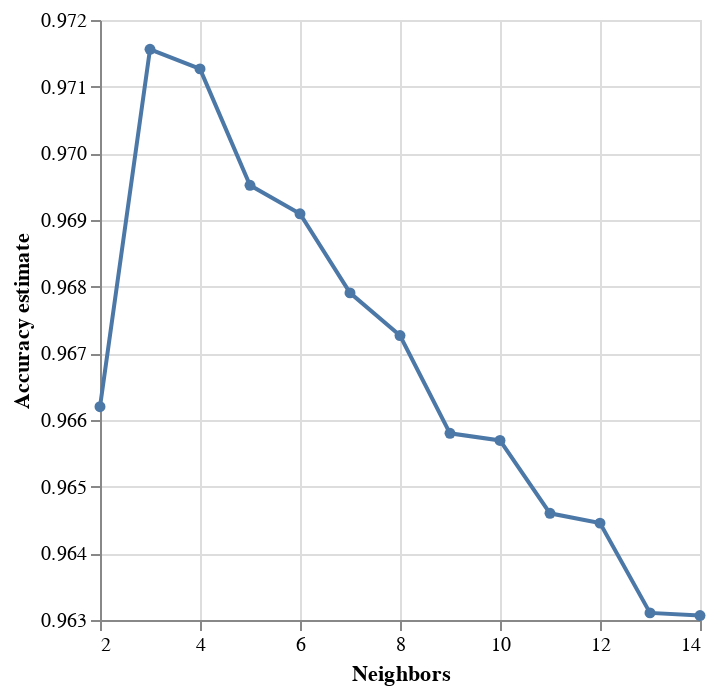

This figure's notebook cell:
### Code cell
accuracy_plot = alt.Chart(star_accuracy).mark_line(point=True).encode(
    x=alt.X("param_kneighborsclassifier__n_neighbors").title("Neighbors").scale(zero=False),
    y=alt.Y("mean_test_score").title("Accuracy estimate").scale(zero=False)
)
accuracy_plot

### Figure 1 — Vega-Lite specification as saved in the notebook (floating-point values rounded to 4 significant figures)
{"config": {"view": {"continuousWidth": 300, "continuousHeight": 300}}, "data": {"name": "data-2d4951b8385d455b7cc0d962ccdc070a"}, "mark": {"type": "line", "point": true}, "encoding": {"x": {"field": "param_kneighborsclassifier__n_neighbors", "scale": {"zero": false}, "title": "Neighbors", "type": "quantitative"}, "y": {"field": "mean_test_score", "scale": {"zero": false}, "title": "Accuracy estimate", "type": "quantitative"}}, "$schema": "https://vega.github.io/schema/vega-lite/v5.8.0.json", "datasets": {"data-2d4951b8385d455b7cc0d962ccdc070a": [{"mean_fit_time": 0.1047, "std_fit_time": 0.001732, "mean_score_time": 0.6644, "std_score_time": 0.008694, "param_kneighborsclassifier__n_neighbors": 2, "params": {"kneighborsclassifier__n_neighbors": 2}, "split0_test_score": 0.9659, "split1_test_score": 0.9657, "split2_test_score": 0.9663, "split3_test_score": 0.966, "split4_test_score": 0.9671, "mean_test_score": 0.9662, "std_test_score": 0.0004989, "rank_test_score": 7, "split0_train_score": 0.9872, "split1_train_score": 0.9875, "split2_train_score": 0.987, "split3_train_score": 0.9872, "split4_train_score": 0.9878, "mean_train_score": 0.9873, "std_train_score": 0.0002676}, {"mean_fit_time": 0.1029, "std_fit_time": 0.0007206, "mean_score_time": 0.6841, "std_score_time": 0.009815, "param_kneighborsclassifier__n_neighbors": 3, "params": {"kneighborsclassifier__n_neighbors": 3}, "split0_test_score": 0.9715, "split1_test_score": 0.9711, "split2_test_score": 0.9731, "split3_test_score": 0.9711, "split4_test_score": 0.9711, "mean_test_score": 0.9716, "std_test_score": 0.0007678, "rank_test_score": 1, "split0_train_score": 0.9816, "split1_train_score": 0.9814, "split2_train_score": 0.9813, "split3_train_score": 0.9816, "split4_train_score": 0.9816, "mean_train_score": 0.9815, "std_train_score": 0.0001158}, {"mean_fit_time": 0.1029, "std_fit_time": 0.0009628, "mean_score_time": 0.6924, "std_score_time": 0.008662, "param_kneighborsclassifier__n_neighbors": 4, "params": {"kneighborsclassifier__n_neighbors": 4}, "split0_test_score": 0.9707, "split1_test_score": 0.971, "split2_test_score": 0.9712, "split3_test_score": 0.9721, "split4_test_score": 0.9713, "mean_test_score": 0.9713, "std_test_score": 0.0004482, "rank_test_score": 2, "split0_train_score": 0.9793, "split1_train_score": 0.9796, "split2_train_score": 0.9795, "split3_train_score": 0.9793, "split4_train_score": 0.98, "mean_train_score": 0.9795, "std_train_score": 0.0002701}, {"mean_fit_time": 0.1036, "std_fit_time": 0.0009624, "mean_score_time": 0.7116, "std_score_time": 0.005125, "param_kneighborsclassifier__n_neighbors": 5, "params": {"kneighborsclassifier__n_neighbors": 5}, "split0_test_score": 0.969, "split1_test_score": 0.9687, "split2_test_score": 0.9701, "split3_test_score": 0.9705, "split4_test_score": 0.9694, "mean_test_score": 0.9695, "std_test_score": 0.0006645, "rank_test_score": 3, "split0_train_score": 0.9761, "split1_train_score": 0.9765, "split2_train_score": 0.9763, "split3_train_score": 0.9758, "split4_train_score": 0.9767, "mean_train_score": 0.9763, "std_train_score": 0.0003009}, {"mean_fit_time": 0.1029, "std_fit_time": 0.0005316, "mean_score_time": 0.7169, "std_score_time": 0.02147, "param_kneighborsclassifier__n_neighbors": 6, "params": {"kneighborsclassifier__n_neighbors": 6}, "split0_test_score": 0.9686, "split1_test_score": 0.9689, "split2_test_score": 0.9693, "split3_test_score": 0.9702, "split4_test_score": 0.9685, "mean_test_score": 0.9691, "std_test_score": 0.0006104, "rank_test_score": 4, "split0_train_score": 0.9752, "split1_train_score": 0.9755, "split2_train_score": 0.9755, "split3_train_score": 0.975, "split4_train_score": 0.9754, "mean_train_score": 0.9753, "std_train_score": 0.0001862}, {"mean_fit_time": 0.1033, "std_fit_time": 0.0005649, "mean_score_time": 0.7224, "std_score_time": 0.01054, "param_kneighborsclassifier__n_neighbors": 7, "params": {"kneighborsclassifier__n_neighbors": 7}, "split0_test_score": 0.9675, "split1_test_score": 0.967, "split2_test_score": 0.9686, "split3_test_score": 0.9695, "split4_test_score": 0.967, "mean_test_score": 0.9679, "std_test_score": 0.0009749, "rank_test_score": 5, "split0_train_score": 0.9728, "split1_train_score": 0.9729, "split2_train_score": 0.9732, "split3_train_score": 0.9728, "split4_train_score": 0.9729, "mean_train_score": 0.9729, "std_train_score": 0.000153}, {"mean_fit_time": 0.1024, "std_fit_time": 0.0003829, "mean_score_time": 0.7395, "std_score_time": 0.02012, "param_kneighborsclassifier__n_neighbors": 8, "params": {"kneighborsclassifier__n_neighbors": 8}, "split0_test_score": 0.9669, "split1_test_score": 0.9663, "split2_test_score": 0.9683, "split3_test_score": 0.9687, "split4_test_score": 0.9661, "mean_test_score": 0.9673, "std_test_score": 0.001053, "rank_test_score": 6, "split0_train_score": 0.9726, "split1_train_score": 0.9724, "split2_train_score": 0.9723, "split3_train_score": 0.9721, "split4_train_score": 0.972, "mean_train_score": 0.9723, "std_train_score": 0.0002089}, {"mean_fit_time": 0.1025, "std_fit_time": 0.0007908, "mean_score_time": 0.7299, "std_score_time": 0.00517, "param_kneighborsclassifier__n_neighbors": 9, "params": {"kneighborsclassifier__n_neighbors": 9}, "split0_test_score": 0.9655, "split1_test_score": 0.9653, "split2_test_score": 0.9669, "split3_test_score": 0.9661, "split4_test_score": 0.9653, "mean_test_score": 0.9658, "std_test_score": 0.0006037, "rank_test_score": 8, "split0_train_score": 0.9706, "split1_train_score": 0.9702, "split2_train_score": 0.9701, "split3_train_score": 0.9699, "split4_train_score": 0.9703, "mean_train_score": 0.9702, "std_train_score": 0.0002133}, {"mean_fit_time": 0.1032, "std_fit_time": 0.001451, "mean_score_time": 0.7458, "std_score_time": 0.00761, "param_kneighborsclassifier__n_neighbors": 10, "params": {"kneighborsclassifier__n_neighbors": 10}, "split0_test_score": 0.9653, "split1_test_score": 0.9654, "split2_test_score": 0.9665, "split3_test_score": 0.9661, "split4_test_score": 0.9652, "mean_test_score": 0.9657, "std_test_score": 0.0005105, "rank_test_score": 9, "split0_train_score": 0.97, "split1_train_score": 0.9697, "split2_train_score": 0.9699, "split3_train_score": 0.9698, "split4_train_score": 0.9697, "mean_train_score": 0.9698, "std_train_score": 0.0001301}, {"mean_fit_time": 0.1029, "std_fit_time": 0.0008309, "mean_score_time": 0.7651, "std_score_time": 0.003093, "param_kneighborsclassifier__n_neighbors": 11, "params": {"kneighborsclassifier__n_neighbors": 11}, "split0_test_score": 0.9636, "split1_test_score": 0.9645, "split2_test_score": 0.9655, "split3_test_score": 0.9653, "split4_test_score": 0.9642, "mean_test_score": 0.9646, "std_test_score": 0.000689, "rank_test_score": 10, "split0_train_score": 0.9685, "split1_train_score": 0.9683, "split2_train_score": 0.9679, "split3_train_score": 0.9682, "split4_train_score": 0.968, "mean_train_score": 0.9682, "std_train_score": 0.0001877}, {"mean_fit_time": 0.102, "std_fit_time": 0.0006013, "mean_score_time": 0.7792, "std_score_time": 0.02588, "param_kneighborsclassifier__n_neighbors": 12, "params": {"kneighborsclassifier__n_neighbors": 12}, "split0_test_score": 0.9638, "split1_test_score": 0.9639, "split2_test_score": 0.9653, "split3_test_score": 0.9654, "split4_test_score": 0.9638, "mean_test_score": 0.9645, "std_test_score": 0.0007476, "rank_test_score": 11, "split0_train_score": 0.9684, "split1_train_score": 0.9679, "split2_train_score": 0.9678, "split3_train_score": 0.9679, "split4_train_score": 0.9679, "mean_train_score": 0.968, "std_train_score": 0.0002029}, {"mean_fit_time": 0.1025, "std_fit_time": 0.0009315, "mean_score_time": 0.7776, "std_score_time": 0.007918, "param_kneighborsclassifier__n_neighbors": 13, "params": {"kneighborsclassifier__n_neighbors": 13}, "split0_test_score": 0.9624, "split1_test_score": 0.963, "split2_test_score": 0.9642, "split3_test_score": 0.9634, "split4_test_score": 0.9625, "mean_test_score": 0.9631, "std_test_score": 0.0006513, "rank_test_score": 12, "split0_train_score": 0.9672, "split1_train_score": 0.9666, "split2_train_score": 0.966, "split3_train_score": 0.9666, "split4_train_score": 0.9663, "mean_train_score": 0.9665, "std_train_score": 0.0003888}, {"mean_fit_time": 0.1026, "std_fit_time": 0.0006937, "mean_score_time": 0.7703, "std_score_time": 0.01065, "param_kneighborsclassifier__n_neighbors": 14, "params": {"kneighborsclassifier__n_neighbors": 14}, "split0_test_score": 0.9621, "split1_test_score": 0.9625, "split2_test_score": 0.9641, "split3_test_score": 0.9639, "split4_test_score": 0.9627, "mean_test_score": 0.9631, "std_test_score": 0.0007866, "rank_test_score": 13, "split0_train_score": 0.967, "split1_train_score": 0.9662, "split2_train_score": 0.9658, "split3_train_score": 0.9662, "split4_train_score": 0.9663, "mean_train_score": 0.9663, "std_train_score": 0.0003841}]}}
